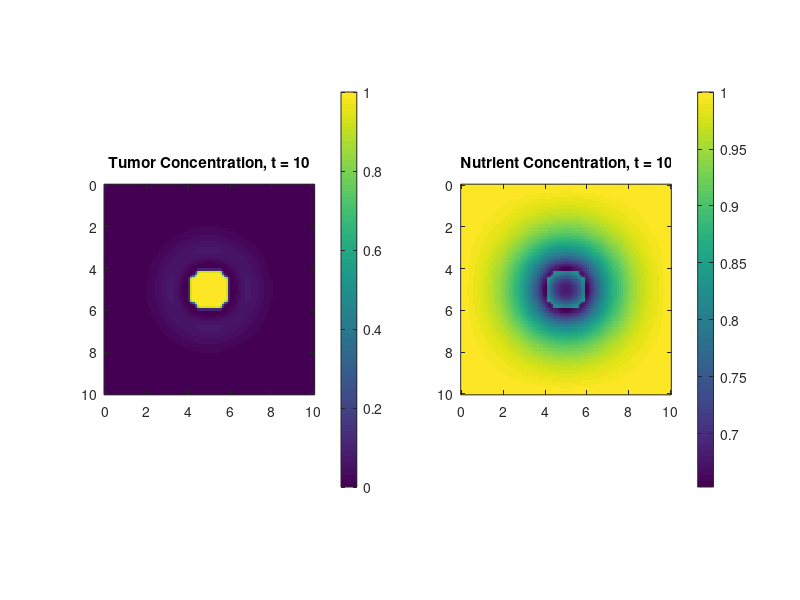
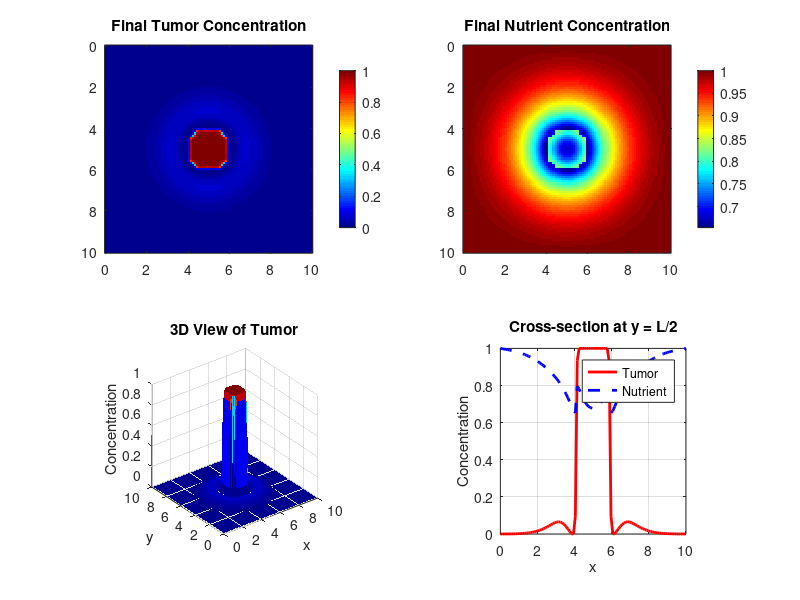

MATLAB code for these plots, in order:
% Tumor Growth Model Simulation
% This code simulates a reaction-diffusion model for tumor growth
% with dependency on nutrient concentration

clear all; close all; clc;

%% Parameters
L = 10;                 % Domain size
N = 100;                % Number of grid points
dx = L/N;               % Grid spacing
dt = 0.01;              % Time step
tmax = 10;              % Maximum simulation time
nsteps = round(tmax/dt);% Number of time steps

% Model parameters
Mu = 0.1;               % Tumor cell mobility/diffusion coefficient
Mn = 0.5;               % Nutrient mobility/diffusion coefficient
E = 0.01;               % Surface tension coefficient
D = 0.5;               % Interaction coefficient
gamma = 0.1;            % Consumption rate
P0 = 1.0;               % Base pressure coefficient
sigma = 1.0;            % Characteristic scale
delta_P0 = 0.5;         % Pressure variation coefficient

% Chemical potential parameters
mu_u = 0.2;             % Tumor chemical potential
mu_n = 0.8;             % Nutrient chemical potential

%% Initialize grid and fields
x = linspace(0, L, N);
y = linspace(0, L, N);
[X, Y] = meshgrid(x, y);

% Initialize tumor distribution (u) - circular tumor in center
u = zeros(N, N);
center = L/2;
radius = L/10;
u = exp(-((X-center).^2 + (Y-center).^2)/(radius^2));

% Initialize nutrient distribution (n) - higher at boundaries
n = ones(N, N);
% Make nutrients lower in the center where the tumor is initially
n = n - 0.5*exp(-((X-center).^2 + (Y-center).^2)/(2*radius^2));

% Set up figure for visualization
figure('Position', [100, 100, 1000, 400]);

%% Main simulation loop
for step = 1:nsteps
    % Store previous values
    u_prev = u;
    n_prev = n;
    
    % Compute gradients and laplacians using finite differences
    [du_dx, du_dy] = gradient(u, dx);
    [dn_dx, dn_dy] = gradient(n, dx);
    laplacian_u = del2(u)/(dx^2);
    
    % Compute chemical potential terms
    df_du = 4*u.*(u-0.5).*(u-1.0);  % Derivative of free energy
    
    % Compute interaction term (simplified representation of χ_u·n)
    chi_u_n = D * u .* n;
    
    % Update tumor concentration (u)
    du_dt = Mu * del2(df_du - E*laplacian_u + D*(-chi_u_n))/(dx^2) + gamma*u;
    u = u_prev + dt * du_dt;
    
    % Update nutrient concentration (n)
    dn_dt = Mn * del2(D*(-chi_u_n) + n/sigma)/(dx^2) - gamma*u.*n;
    n = n_prev + dt * dn_dt;
    
    % Enforce boundary conditions
    u(1,:) = u(2,:); u(N,:) = u(N-1,:); 
    u(:,1) = u(:,2); u(:,N) = u(:,N-1);
    
    n(1,:) = 1; n(N,:) = 1; 
    n(:,1) = 1; n(:,N) = 1;
    
    % Ensure non-negative values
    u = max(0, min(1, u));
    n = max(0, min(1, n));
    
    % Visualization (every 50 steps)
    if mod(step, 50) == 0
        % Tumor concentration
        subplot(1, 2, 1);
        imagesc(x, y, u);
        title(['Tumor Concentration, t = ', num2str(step*dt)]);
        colorbar;
        axis square;
        
        % Nutrient concentration
        subplot(1, 2, 2);
        imagesc(x, y, n);
        title(['Nutrient Concentration, t = ', num2str(step*dt)]);
        colorbar;
        axis square;
        
        drawnow;
    end
end

%% Final visualization with more detailed plots
figure('Position', [100, 100, 800, 800]);

% Tumor concentration
subplot(2, 2, 1);
imagesc(x, y, u);
title('Final Tumor Concentration');
colorbar;
axis square;

% Nutrient concentration
subplot(2, 2, 2);
imagesc(x, y, n);
title('Final Nutrient Concentration');
colorbar;
axis square;

% 3D view of tumor
subplot(2, 2, 3);
surf(X, Y, u, 'EdgeColor', 'none');
title('3D View of Tumor');
xlabel('x'); ylabel('y'); zlabel('Concentration');
axis square;

% Cross-section plot
subplot(2, 2, 4);
mid = round(N/2);
plot(x, u(mid,:), 'r-', 'LineWidth', 2); hold on;
plot(x, n(mid,:), 'b--', 'LineWidth', 2);
title('Cross-section at y = L/2');
xlabel('x'); ylabel('Concentration');
legend('Tumor', 'Nutrient');
grid on;
axis square;

% Add a colormap that's good for visualization
colormap(jet);